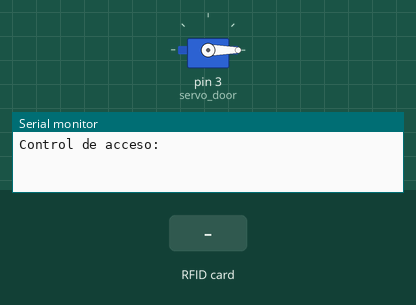
Recording of a sketch running on a simulated Arduino Uno, built with avr-gcc and run on an emulated ATmega328P. Shown: servo, the last lines printed to the serial monitor. The test bench sets the inputs (shaded band).

Above: at 1.2 s.
1.3 s: RFID card 7A B1 0B B0 held to the reader
At 1.6 s:
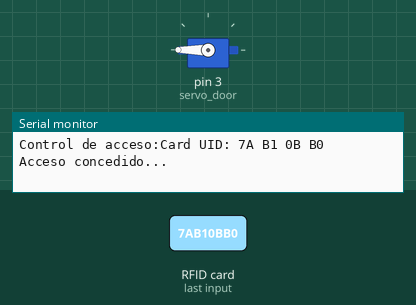
Timing chart, 0 to 7.8 s (numbered marks = the images above; inputs shaded):
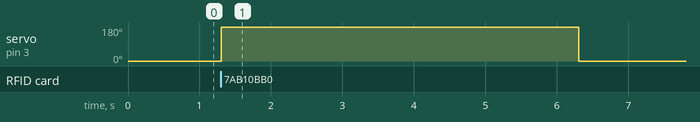

Measured:
- after the input at 1.3 s, servo on pin 3 (servo_door): 0° → 180° at once, → 0° 5.0 s later

The sketch:

RFIRD-SERVO.ino
```cpp
#include <SPI.h>
#include <MFRC522.h>
#include <Servo.h>

#define RST_PIN	9    //Pin 9 para el reset del RC522
#define SS_PIN	10   //Pin 10 para el SS (SDA) del RC522

Servo servo_door;

MFRC522 mfrc522(SS_PIN, RST_PIN); ///Creamos el objeto para el RC522

void setup() {
	Serial.begin(9600); //Iniciamos La comunicacion serial
	SPI.begin();        //Iniciamos el Bus SPI
	mfrc522.PCD_Init(); // Iniciamos el MFRC522
  servo_door.attach(3);
  servo_door.write(0);
	Serial.print("Control de acceso:");
}

byte ActualUID[4]; //almacenará el código del Tag leído
byte Usuario1[4]= {0x7A, 0xB1, 0x0B, 0xB0} ; //código del usuario 1

void loop() {
  servo_door.write(0);
	// Revisamos si hay nuevas tarjetas  presentes
	if ( mfrc522.PICC_IsNewCardPresent())
        {
  		//Seleccionamos una tarjeta
            if ( mfrc522.PICC_ReadCardSerial())
            {
                  // Enviamos serialemente su UID
                  Serial.print(F("Card UID:"));
                  for (byte i = 0; i < mfrc522.uid.size; i++) {
                          Serial.print(mfrc522.uid.uidByte[i] < 0x10 ? " 0" : " ");
                          Serial.print(mfrc522.uid.uidByte[i], HEX);
                          ActualUID[i]=mfrc522.uid.uidByte[i];
                  }
                  Serial.print("     ");
                  //comparamos los UID para determinar si es uno de nuestros usuarios
                  if(compareArray(ActualUID,Usuario1))
                  {
                    Serial.println("Acceso concedido...");
                    servo_door.write(180);
                    delay(5000);
                  }
                  else
                    Serial.println("Acceso denegado...");

                  // Terminamos la lectura de la tarjeta tarjeta  actual
                  mfrc522.PICC_HaltA();

            }

	}

}

//Función para comparar dos vectores
 boolean compareArray(byte array1[],byte array2[])
{
  if(array1[0] != array2[0])return(false);
  if(array1[1] != array2[1])return(false);
  if(array1[2] != array2[2])return(false);
  if(array1[3] != array2[3])return(false);
  return(true);
}
```
